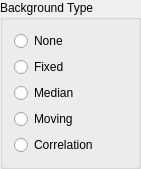
       <widget class="QGroupBox" name="BGTypeProc">
        <property name="geometry">
         <rect>
          <x>770</x>
          <y>10</y>
          <width>141</width>
          <height>151</height>
         </rect>
        </property>
        <property name="toolTip">
         <string>&lt;html&gt;&lt;head/&gt;&lt;body&gt;&lt;p&gt;Background type.&lt;/p&gt;&lt;/body&gt;&lt;/html&gt;</string>
        </property>
        <property name="styleSheet">
         <string notr="true">QGroupBox:disabled {
    color: rgba(255,255,255,0.5);
    border-color: rgba(255,255,255,0.3);
}
</string>
        </property>
        <property name="title">
         <string>Background Type</string>
        </property>
        <layout class="QVBoxLayout" name="verticalLayout_4">
         <item>
          <widget class="QRadioButton" name="ReconNoBG">
           <property name="toolTip">
            <string>&lt;html&gt;&lt;head/&gt;&lt;body&gt;&lt;p&gt;If do not want to enhance images by background subtraction.&lt;/p&gt;&lt;/body&gt;&lt;/html&gt;</string>
           </property>
           <property name="styleSheet">
            <string notr="true">QRadioButton:disabled {
    color: rgba(255,255,255,0.5);
}</string>
           </property>
           <property name="text">
            <string>None</string>
           </property>
          </widget>
         </item>
         <item>
          <widget class="QRadioButton" name="ReconMeanBG">
           <property name="toolTip">
            <string>&lt;html&gt;&lt;head/&gt;&lt;body&gt;&lt;p&gt;If using a fixed (mean) background.&lt;/p&gt;&lt;/body&gt;&lt;/html&gt;</string>
           </property>
           <property name="styleSheet">
            <string notr="true">QRadioButton:disabled {
    color: rgba(255,255,255,0.5);
}</string>
           </property>
           <property name="text">
            <string>Fixed</string>
           </property>
          </widget>
         </item>
         <item>
          <widget class="QRadioButton" name="ReconMedianBG">
           <property name="toolTip">
            <string>&lt;html&gt;&lt;head/&gt;&lt;body&gt;&lt;p&gt;If using a median background.&lt;/p&gt;&lt;/body&gt;&lt;/html&gt;</string>
           </property>
           <property name="styleSheet">
            <string notr="true">QRadioButton:disabled {
    color: rgba(255,255,255,0.5);
}</string>
           </property>
           <property name="text">
            <string>Median</string>
           </property>
          </widget>
         </item>
         <item>
          <widget class="QRadioButton" name="ReconMovingBG">
           <property name="toolTip">
            <string>&lt;html&gt;&lt;head/&gt;&lt;body&gt;&lt;p&gt;If using a moving average background.&lt;/p&gt;&lt;/body&gt;&lt;/html&gt;</string>
           </property>
           <property name="styleSheet">
            <string notr="true">QRadioButton:disabled {
    color: rgba(255,255,255,0.5);
}</string>
           </property>
           <property name="text">
            <string>Moving</string>
           </property>
          </widget>
         </item>
         <item>
          <widget class="QRadioButton" name="ReconCorrelationBG">
           <property name="toolTip">
            <string>&lt;html&gt;&lt;head/&gt;&lt;body&gt;&lt;p&gt;If using a correlation based background.&lt;/p&gt;&lt;/body&gt;&lt;/html&gt;</string>
           </property>
           <property name="styleSheet">
            <string notr="true">QRadioButton:disabled {
    color: rgba(255,255,255,0.5);
}</string>
           </property>
           <property name="text">
            <string>Correlation</string>
           </property>
          </widget>
         </item>
        </layout>
       </widget>
